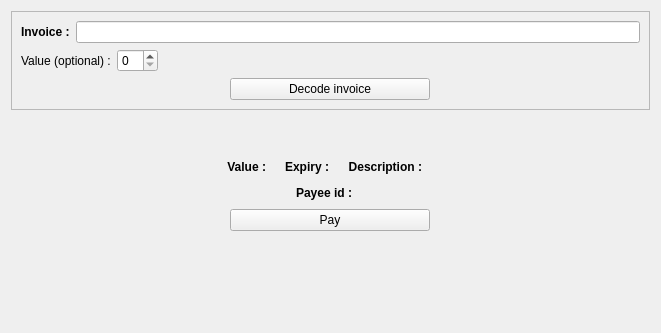
<?xml version="1.0" encoding="UTF-8"?>
<ui version="4.0">
 <class>SendPage</class>
 <widget class="QWidget" name="SendPage">
  <property name="geometry">
   <rect>
    <x>0</x>
    <y>0</y>
    <width>661</width>
    <height>333</height>
   </rect>
  </property>
  <property name="windowTitle">
   <string>Form</string>
  </property>
  <layout class="QVBoxLayout" name="verticalLayout_2">
   <item>
    <widget class="QFrame" name="frameTop">
     <property name="frameShape">
      <enum>QFrame::StyledPanel</enum>
     </property>
     <layout class="QHBoxLayout" name="horizontalLayout">
      <item>
       <layout class="QVBoxLayout" name="verticalLayout_3">
        <item>
         <layout class="QHBoxLayout" name="horizontalLayout_4">
          <item>
           <widget class="QLabel" name="label">
            <property name="font">
             <font>
              <weight>75</weight>
              <bold>true</bold>
             </font>
            </property>
            <property name="toolTip">
             <string>In order to pay, you need to specify a bolt11 encoded invoice.</string>
            </property>
            <property name="text">
             <string>Invoice :</string>
            </property>
           </widget>
          </item>
          <item>
           <widget class="QLineEdit" name="lineInvoice"/>
          </item>
         </layout>
        </item>
        <item>
         <layout class="QHBoxLayout" name="horizontalLayout_5">
          <item>
           <widget class="QLabel" name="label_2">
            <property name="toolTip">
             <string>To set (in msat) only if not already set in the invoice</string>
            </property>
            <property name="text">
             <string>Value (optional) :</string>
            </property>
           </widget>
          </item>
          <item>
           <widget class="QSpinBox" name="spinValue"/>
          </item>
          <item>
           <spacer name="horizontalSpacer">
            <property name="orientation">
             <enum>Qt::Horizontal</enum>
            </property>
            <property name="sizeHint" stdset="0">
             <size>
              <width>40</width>
              <height>20</height>
             </size>
            </property>
           </spacer>
          </item>
         </layout>
        </item>
        <item>
         <layout class="QHBoxLayout" name="horizontalLayout_11">
          <item>
           <widget class="QPushButton" name="buttonDecode">
            <property name="maximumSize">
             <size>
              <width>200</width>
              <height>16777215</height>
             </size>
            </property>
            <property name="toolTip">
             <string>Decode the invoice in order to pay it afterwards.</string>
            </property>
            <property name="text">
             <string>Decode invoice</string>
            </property>
           </widget>
          </item>
         </layout>
        </item>
       </layout>
      </item>
     </layout>
    </widget>
   </item>
   <item>
    <spacer name="verticalSpacer_2">
     <property name="orientation">
      <enum>Qt::Vertical</enum>
     </property>
     <property name="sizeHint" stdset="0">
      <size>
       <width>20</width>
       <height>40</height>
      </size>
     </property>
    </spacer>
   </item>
   <item>
    <layout class="QVBoxLayout" name="verticalLayout_6">
     <item>
      <layout class="QHBoxLayout" name="horizontalLayout_2">
       <item>
        <spacer name="horizontalSpacer_4">
         <property name="orientation">
          <enum>Qt::Horizontal</enum>
         </property>
         <property name="sizeHint" stdset="0">
          <size>
           <width>40</width>
           <height>20</height>
          </size>
         </property>
        </spacer>
       </item>
       <item>
        <layout class="QHBoxLayout" name="horizontalLayout_7">
         <item>
          <widget class="QLabel" name="label_8">
           <property name="font">
            <font>
             <weight>75</weight>
             <bold>true</bold>
            </font>
           </property>
           <property name="toolTip">
            <string>The value requested by the invoice.</string>
           </property>
           <property name="text">
            <string>Value :</string>
           </property>
           <property name="alignment">
            <set>Qt::AlignRight|Qt::AlignTrailing|Qt::AlignVCenter</set>
           </property>
          </widget>
         </item>
         <item>
          <widget class="QLabel" name="labelValue">
           <property name="text">
            <string/>
           </property>
          </widget>
         </item>
        </layout>
       </item>
       <item>
        <layout class="QHBoxLayout" name="horizontalLayout_9">
         <item>
          <widget class="QLabel" name="label_4">
           <property name="font">
            <font>
             <weight>75</weight>
             <bold>true</bold>
            </font>
           </property>
           <property name="toolTip">
            <string>The invoice expiration.</string>
           </property>
           <property name="text">
            <string>Expiry :</string>
           </property>
           <property name="alignment">
            <set>Qt::AlignRight|Qt::AlignTrailing|Qt::AlignVCenter</set>
           </property>
           <property name="wordWrap">
            <bool>true</bool>
           </property>
          </widget>
         </item>
         <item>
          <widget class="QLabel" name="labelExpiry">
           <property name="text">
            <string/>
           </property>
          </widget>
         </item>
        </layout>
       </item>
       <item>
        <layout class="QHBoxLayout" name="horizontalLayout_6">
         <item>
          <widget class="QLabel" name="label_7">
           <property name="font">
            <font>
             <weight>75</weight>
             <bold>true</bold>
            </font>
           </property>
           <property name="toolTip">
            <string>The description set by the payee.</string>
           </property>
           <property name="text">
            <string>Description :</string>
           </property>
           <property name="alignment">
            <set>Qt::AlignRight|Qt::AlignTrailing|Qt::AlignVCenter</set>
           </property>
          </widget>
         </item>
         <item>
          <widget class="QLabel" name="labelDescription">
           <property name="text">
            <string/>
           </property>
           <property name="wordWrap">
            <bool>true</bool>
           </property>
          </widget>
         </item>
        </layout>
       </item>
       <item>
        <spacer name="horizontalSpacer_5">
         <property name="orientation">
          <enum>Qt::Horizontal</enum>
         </property>
         <property name="sizeHint" stdset="0">
          <size>
           <width>40</width>
           <height>20</height>
          </size>
         </property>
        </spacer>
       </item>
      </layout>
     </item>
     <item>
      <layout class="QHBoxLayout" name="horizontalLayout_8">
       <item>
        <spacer name="horizontalSpacer_2">
         <property name="orientation">
          <enum>Qt::Horizontal</enum>
         </property>
         <property name="sizeHint" stdset="0">
          <size>
           <width>40</width>
           <height>20</height>
          </size>
         </property>
        </spacer>
       </item>
       <item>
        <widget class="QLabel" name="label_6">
         <property name="font">
          <font>
           <weight>75</weight>
           <bold>true</bold>
          </font>
         </property>
         <property name="toolTip">
          <string>Public key of the payee node</string>
         </property>
         <property name="text">
          <string>Payee id :</string>
         </property>
         <property name="wordWrap">
          <bool>true</bool>
         </property>
        </widget>
       </item>
       <item>
        <widget class="QLabel" name="labelPublicKey">
         <property name="text">
          <string/>
         </property>
         <property name="wordWrap">
          <bool>true</bool>
         </property>
        </widget>
       </item>
       <item>
        <spacer name="horizontalSpacer_3">
         <property name="orientation">
          <enum>Qt::Horizontal</enum>
         </property>
         <property name="sizeHint" stdset="0">
          <size>
           <width>40</width>
           <height>20</height>
          </size>
         </property>
        </spacer>
       </item>
      </layout>
     </item>
     <item>
      <layout class="QHBoxLayout" name="horizontalLayout_12">
       <item>
        <layout class="QVBoxLayout" name="verticalLayout_7">
         <item>
          <layout class="QHBoxLayout" name="horizontalLayout_13">
           <item>
            <widget class="QPushButton" name="buttonPay">
             <property name="maximumSize">
              <size>
               <width>200</width>
               <height>16777215</height>
              </size>
             </property>
             <property name="text">
              <string>Pay</string>
             </property>
            </widget>
           </item>
          </layout>
         </item>
         <item>
          <spacer name="verticalSpacer">
           <property name="orientation">
            <enum>Qt::Vertical</enum>
           </property>
           <property name="sizeType">
            <enum>QSizePolicy::Fixed</enum>
           </property>
           <property name="sizeHint" stdset="0">
            <size>
             <width>20</width>
             <height>30</height>
            </size>
           </property>
          </spacer>
         </item>
         <item>
          <widget class="QLabel" name="labelPaymentResult">
           <property name="font">
            <font>
             <weight>75</weight>
             <italic>true</italic>
             <bold>true</bold>
            </font>
           </property>
           <property name="text">
            <string/>
           </property>
           <property name="alignment">
            <set>Qt::AlignCenter</set>
           </property>
          </widget>
         </item>
        </layout>
       </item>
      </layout>
     </item>
    </layout>
   </item>
   <item>
    <spacer name="verticalSpacer_3">
     <property name="orientation">
      <enum>Qt::Vertical</enum>
     </property>
     <property name="sizeHint" stdset="0">
      <size>
       <width>20</width>
       <height>40</height>
      </size>
     </property>
    </spacer>
   </item>
  </layout>
 </widget>
 <resources/>
 <connections/>
</ui>
